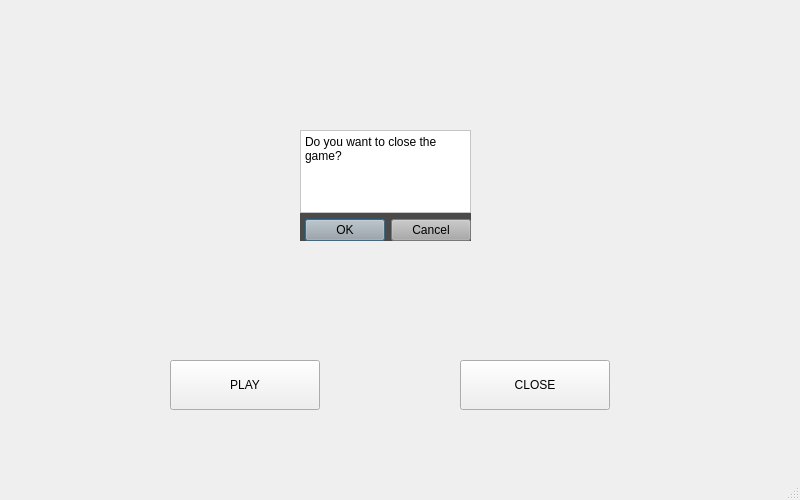
<?xml version="1.0" encoding="UTF-8"?>
<ui version="4.0">
 <class>MainWindow</class>
 <widget class="QMainWindow" name="MainWindow">
  <property name="geometry">
   <rect>
    <x>0</x>
    <y>0</y>
    <width>800</width>
    <height>500</height>
   </rect>
  </property>
  <property name="minimumSize">
   <size>
    <width>800</width>
    <height>500</height>
   </size>
  </property>
  <property name="maximumSize">
   <size>
    <width>800</width>
    <height>500</height>
   </size>
  </property>
  <property name="windowTitle">
   <string>MainWindow</string>
  </property>
  <widget class="QWidget" name="centralwidget">
   <widget class="QPushButton" name="bt1">
    <property name="geometry">
     <rect>
      <x>460</x>
      <y>360</y>
      <width>150</width>
      <height>50</height>
     </rect>
    </property>
    <property name="minimumSize">
     <size>
      <width>150</width>
      <height>50</height>
     </size>
    </property>
    <property name="maximumSize">
     <size>
      <width>150</width>
      <height>50</height>
     </size>
    </property>
    <property name="text">
     <string>CLOSE</string>
    </property>
   </widget>
   <widget class="QPushButton" name="bt2">
    <property name="geometry">
     <rect>
      <x>170</x>
      <y>360</y>
      <width>150</width>
      <height>50</height>
     </rect>
    </property>
    <property name="sizePolicy">
     <sizepolicy hsizetype="Maximum" vsizetype="Fixed">
      <horstretch>0</horstretch>
      <verstretch>0</verstretch>
     </sizepolicy>
    </property>
    <property name="minimumSize">
     <size>
      <width>150</width>
      <height>50</height>
     </size>
    </property>
    <property name="maximumSize">
     <size>
      <width>150</width>
      <height>50</height>
     </size>
    </property>
    <property name="text">
     <string>PLAY</string>
    </property>
   </widget>
   <widget class="QWidget" name="widget" native="true">
    <property name="geometry">
     <rect>
      <x>300</x>
      <y>130</y>
      <width>171</width>
      <height>111</height>
     </rect>
    </property>
    <property name="styleSheet">
     <string notr="true">background-color: rgb(74, 74, 74);</string>
    </property>
    <layout class="QGridLayout" name="gridLayout">
     <item row="2" column="0">
      <widget class="QDialogButtonBox" name="buttonBox">
       <property name="styleSheet">
        <string notr="true">background-color: rgb(170, 170, 170);
color: rgb(0, 0, 0);</string>
       </property>
       <property name="standardButtons">
        <set>QDialogButtonBox::Cancel|QDialogButtonBox::Ok</set>
       </property>
      </widget>
     </item>
     <item row="0" column="0">
      <widget class="QTextBrowser" name="textBrowser">
       <property name="styleSheet">
        <string notr="true">background-color: rgb(255, 255, 255);
color: rgb(0, 0, 0);</string>
       </property>
       <property name="html">
        <string>&lt;!DOCTYPE HTML PUBLIC &quot;-//W3C//DTD HTML 4.0//EN&quot; &quot;http://www.w3.org/TR/REC-html40/strict.dtd&quot;&gt;
&lt;html&gt;&lt;head&gt;&lt;meta name=&quot;qrichtext&quot; content=&quot;1&quot; /&gt;&lt;meta charset=&quot;utf-8&quot; /&gt;&lt;style type=&quot;text/css&quot;&gt;
p, li { white-space: pre-wrap; }
hr { height: 1px; border-width: 0; }
li.unchecked::marker { content: &quot;\2610&quot;; }
li.checked::marker { content: &quot;\2612&quot;; }
&lt;/style&gt;&lt;/head&gt;&lt;body style=&quot; font-family:'Segoe UI'; font-size:9pt; font-weight:400; font-style:normal;&quot;&gt;
&lt;p style=&quot; margin-top:0px; margin-bottom:0px; margin-left:0px; margin-right:0px; -qt-block-indent:0; text-indent:0px;&quot;&gt;Do you want to close the game?&lt;/p&gt;
&lt;p style=&quot;-qt-paragraph-type:empty; margin-top:0px; margin-bottom:0px; margin-left:0px; margin-right:0px; -qt-block-indent:0; text-indent:0px;&quot;&gt;&lt;br /&gt;&lt;/p&gt;&lt;/body&gt;&lt;/html&gt;</string>
       </property>
      </widget>
     </item>
    </layout>
   </widget>
  </widget>
  <widget class="QStatusBar" name="statusbar"/>
  <widget class="QMenuBar" name="menubar">
   <property name="geometry">
    <rect>
     <x>0</x>
     <y>0</y>
     <width>800</width>
     <height>25</height>
    </rect>
   </property>
  </widget>
 </widget>
 <resources/>
 <connections/>
</ui>
